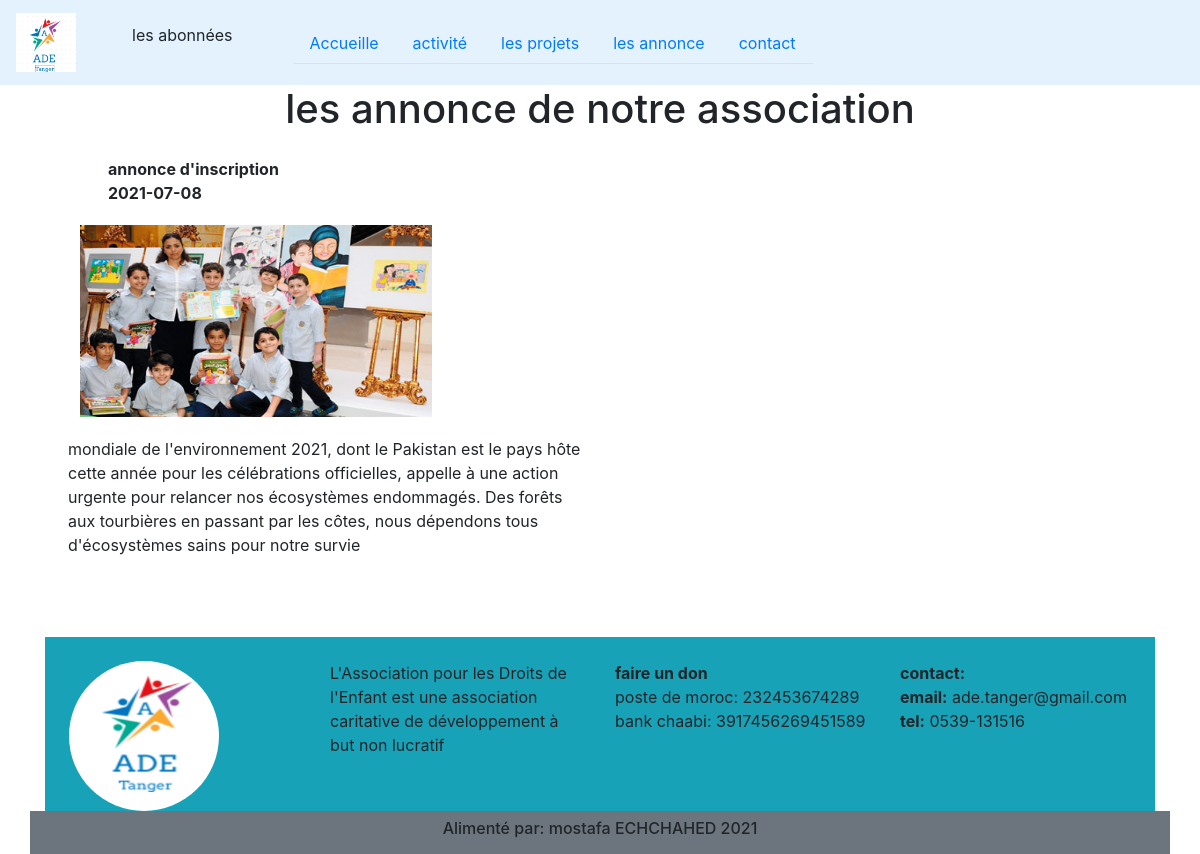
/annonce.php, run on the app's committed database.
### tables this page shows
CREATE TABLE `annonce` (
  `idannonce` int(11) NOT NULL,
  `nomannonce` varchar(444) NOT NULL,
  `date` date NOT NULL,
  `imageA` varchar(100) NOT NULL,
  `textA` varchar(5000) NOT NULL
);

### annonce.php (the view, shortened to what this page needs)
<?php
require_once("connection.php");
?>
<!DOCTYPE html>
<html lang="en">
<head>
    <link rel="stylesheet" href="https://maxcdn.bootstrapcdn.com/bootstrap/4.0.0/css/bootstrap.min.css">
    <link rel="stylesheet" href="style.css">
    <link rel="stylesheet" href="https://fontawesome.com/v5.15/icons/envelope?style=solid">
</head>
<body>
    <nav class="navbar navbar-light navbar-expand-md" style="background-color: #e3f2fd;">
        <a class="navbar-brand" href="#"><img src="img/logo.png" alt="logo" style="width:60px;"></a>
        <p class="navbar-tex" style="margin-left:40px;margin-right:60px">les abonnées</p>
        <div class="collapse navbar-collapse " id="collapsibleNavbar">
            <ul class="nav nav-tabs d-flex justify-content-end">
                <li class="nav-item li text-dark nav-link"><a href="accueil.php">Accueille</a></li>
                <li class="nav-item li text-dark nav-link"><a href="activité.php">activité</a></li>
                <li class="nav-item li text-dark nav-link"><a href="accueil.php">les projets </a></li>
                <li class="nav-item li text-dark nav-link"><a href="annonce.php">les annonce</a></li>
                <li class="nav-item li text-dark nav-link"><a href="contact.php">contact</a></li>
            </ul>
        </div>
    </nav>
    <div class="container">
        <div class="row">
            <div class="col-12">
                <h1 class="text-center col-12 mb-4 ">les annonce de notre association</h1>
                <?php if (isset($_POST['btsubmit'])) {
                    $mc = $_POST['motcle'];
                    $reqSelect = "SELECT * FROM annonce WHERE nom like '%$mc'";
                } else {
                    $reqSelect = "SELECT * FROM annonce";
                }
                $resultat = mysqli_query($cnassociation, $reqSelect);
                while ($ligne = mysqli_fetch_assoc($resultat)) {
                ?>
                    <div class="col-6 ">
                        <?php echo '<b class="ml-5">' . $ligne['nomannonce'] . '</b>'; ?><br>
                        <?php echo '<b class="ml-5">' . $ligne['date'] . '</b>'; ?><br>
                        <img style="width: 360px;height: 200px;" class="rounded p-1 m-3" src="<?php echo $ligne['imageA'] ?>" /><br>
                        <?php echo '<p class="ml-2">' . $ligne['textA'] . '</p>'; ?><br>
                    </div>
                <?php } ?>
            </div>
        </div>
        <div class="container-fluide bg-info" style="margin-top:40px;">
            <div class="row pt-4">
                <div class="col-md-3 col-sm-6">
                    <div class="img-logo">
                        <img src="img/ade.PNG" class="img-respnsive rounded-circle ml-4" width="150px" height="150px" alt="">
                    </div>
                </div>
                <div class="col-md-3 col-sm-6">
                    L'Association pour les Droits de l'Enfant est une association caritative de développement à but non lucratif
                </div>
                <div class="col-md-3 col-sm-6">
                    <b>faire un don</b> <br>
                    poste de moroc: 232453674289 <br>
                    bank chaabi: 3917456269451589 <br>
                </div>
                <div class="col-md-3 col-sm-6">
                    <b>contact:</b> <br>
                    <a>
                        <i class="glyphicon glyphicon-envelope"></i> <b>email:</b> ade.tanger@gmail.com <br>
                        <b> tel:</b> 0539-131516 <br>
                </div>
            </div>
            <div class="row">
                <div class="col-12 bg-secondary p-2">
                    <h6 class="text-center">Alimenté par: mostafa ECHCHAHED 2021</h6>
                </div>
            </div>
        </div>
</body>

### style.css (style rules this page uses)
body { box-sizing: border-box; padding: 0px; margin: 0px; }

### data on the page
annonce: nomannonce "annonce d'inscription", date "2021-07-08", imageA (picture), textA "mondiale de l'environnement 2021, dont le Pakistan est le pays hôte cette année pour les célébrations officielles, appelle à une action urgente pour relancer nos écosystèmes endommagés. Des forêts aux tourbières en passant par les côtes, nous dépendons tous d'écosystèmes sains pour notre survie"
